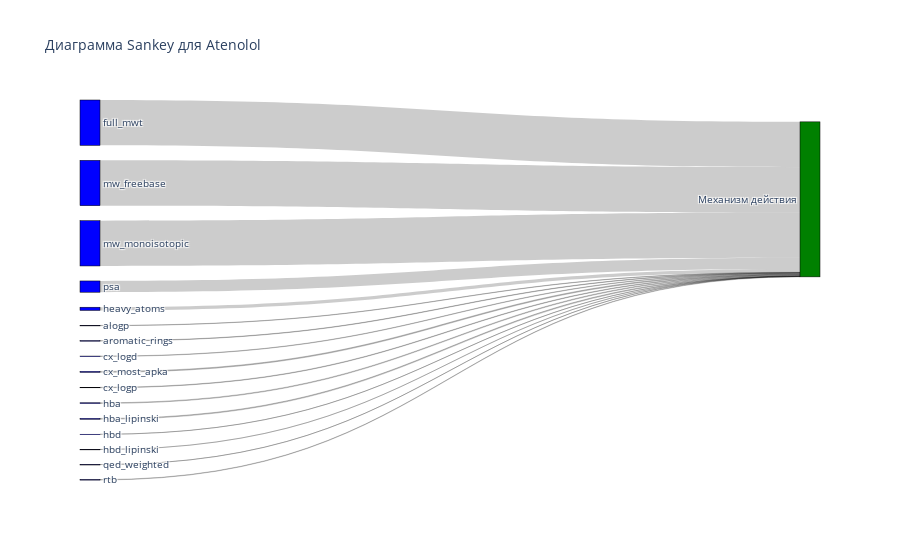

Notebook cell for this chart:
### Code cell
# Путь к файлам
properties_json_path = 'C:/Users/annav/OneDrive/Desktop/test_in_silico_pharmacology/drug_data/Atenolol/molecule_properties.json'
mechanism_file_path = 'C:/Users/annav/OneDrive/Desktop/test_in_silico_pharmacology/drug_data/Atenolol/mechanism.txt'
drug_name = 'Atenolol'  # Название вещества

visualize_sankey(properties_json_path, mechanism_file_path, drug_name)

### Figure 1 — Plotly figure (JSON) as saved in the notebook; plotly's stock layout.template omitted (floating-point values rounded to 4 significant figures)
{"data": [{"link": {"source": [0, 1, 2, 3, 4, 5, 6, 7, 8, 9, 10, 11, 12, 13, 14, 15, 16, 17, 18], "target": [19, 19, 19, 19, 19, 19, 19, 19, 19, 19, 19, 19, 19, 19, 19, 19, 19, 19, 19], "value": [2.11, 3, 2.69, 3.63, 6.48, 341.8, 5, 6, 1, 1, 24, 341.8, 341.1, -1.56, 0, 0, 84.82, 0.74, 3]}, "node": {"color": ["blue", "blue", "blue", "blue", "blue", "blue", "blue", "blue", "blue", "blue", "blue", "blue", "blue", "blue", "blue", "blue", "blue", "blue", "blue", "green"], "label": ["alogp", "aromatic_rings", "cx_logd", "cx_logp", "cx_most_apka", "full_mwt", "hba", "hba_lipinski", "hbd", "hbd_lipinski", "heavy_atoms", "mw_freebase", "mw_monoisotopic", "np_likeness_score", "num_lipinski_ro5_violations", "num_ro5_violations", "psa", "qed_weighted", "rtb", "Механизм действия"], "line": {"color": "black", "width": 0.5}, "pad": 15, "thickness": 20}, "type": "sankey"}], "layout": {"font": {"size": 10}, "title": {"text": "Диаграмма Sankey для Atenolol"}}}
